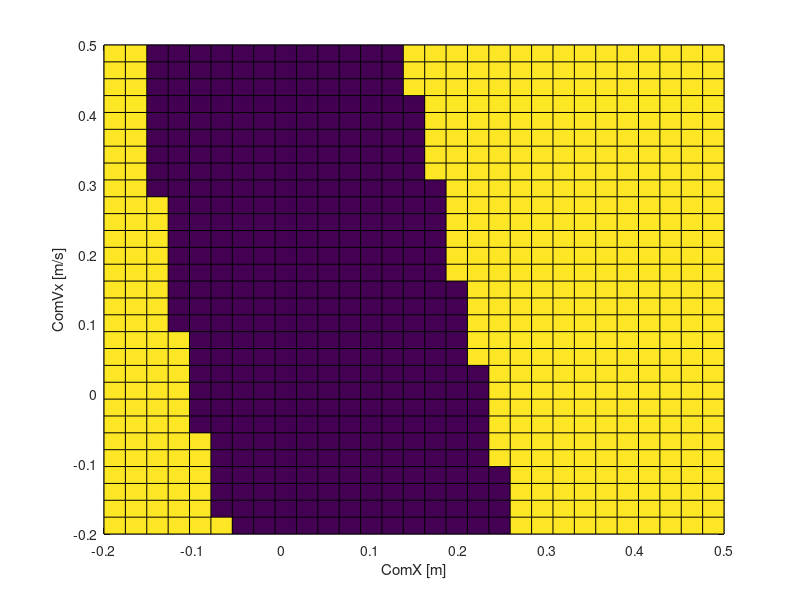
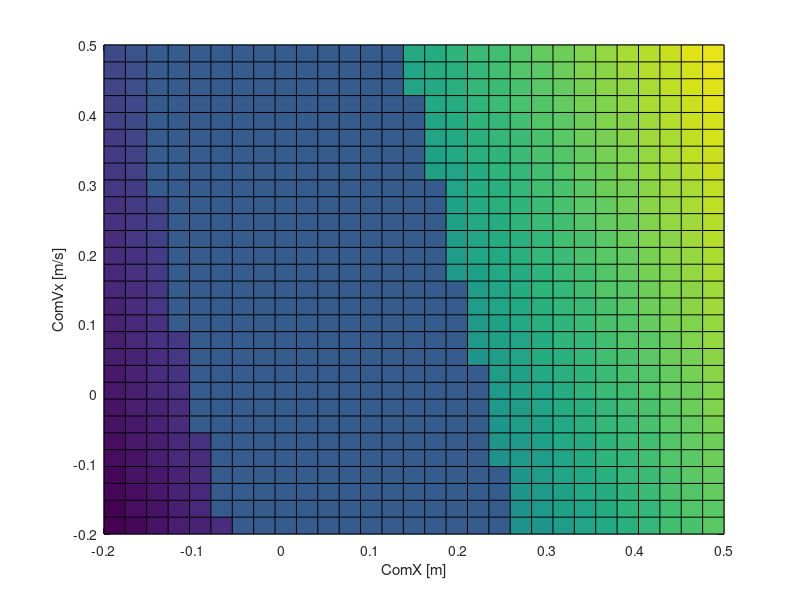
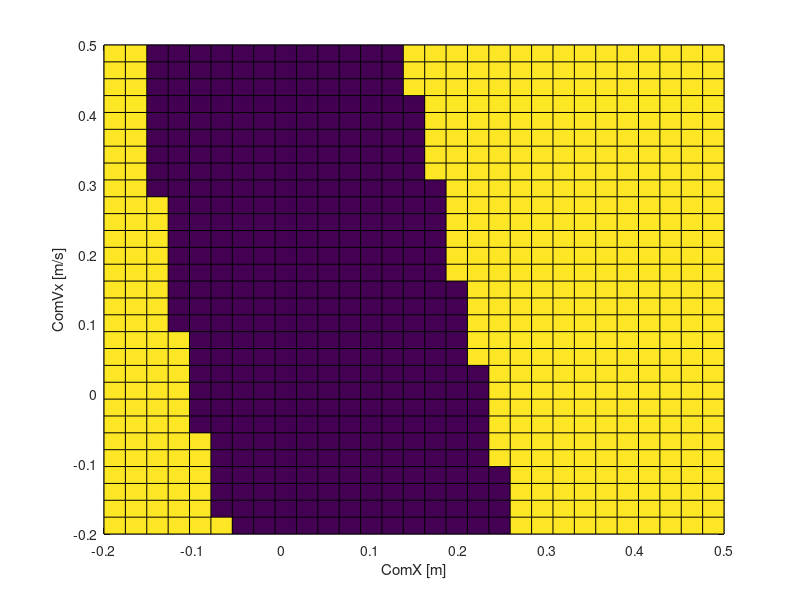

The MATLAB source for these figures, in order:
function [ output_args ] = COM_plan( cog_h, hstep_leng,x0,domain_type, domains,ndomains)
%UNTITLED Summary of this function goes here
%   Detailed explanation goes here
close all;
a=1;
b=1;
if (nargin<2)
  % Half step lenth 
  close all
  hstep_leng = 0.1;  
  cog_h = 0.9;
  %Inital condition: COM Position, Velocity and ZMP position/COM
  %acceleration
  x0=[-0.2;0;0];
  domain_type = 2;
  domain_time = 2.5;
  Sstime = 1.5;%domains{1,1}.time;
  Dstime = 1.0;%domains{2,1}.time;
  StepT = 2.5;
  domains{1,1}.time=1.5;
  domains{2,1}.time=1.0;
  ndomains=2;
end
numb =30;
CV_Hbound = 0.5,
CV_Lbound = -0.2,
CX_Hbound = 0.5,
CX_Lbound = -0.2,

for CxVI = linspace(CV_Lbound,CV_Hbound,numb)
    
    for CxI = linspace(CX_Lbound,CX_Hbound,numb)

x0=[CxI;CxVI;0];
% Time Specs
ST = 0.1; % sampling time / time step
StepT = 0;
for i = 1:ndomains
    StepT=StepT+domains{i,1}.time;
end
LfowardT = StepT; % look forward time
StepCount = StepT/ST;
desireV = hstep_leng/StepT/2;
Sstime = domains{1,1}.time;
Dstime = domains{2,1}.time;
N1 = floor(Sstime/StepT*StepCount);
N2 = floor(Dstime/StepT*StepCount);
StepSelection = blkdiag(ones(N1,1),ones(N2,1));
Step1 = StepSelection(:,1);
Step2 = StepSelection(:,2);
%%% LIPM
% Specs
T=ST;
N=LfowardT/ST;
g=9.8;
hcom=cog_h;
omega2= g/hcom;


% Discrete State Space
    % State Variable: COM COM_Vel, COM_Acel
    % A = [0 1 0 ;
    %      omega2 0 -omega2 ;
    %      0 0 0]
    % B = [0; 0; 1];
    % C = [1 0 -hcom/g];
    % sys = ss(A,B,C,[],T);

A = [1        T     0;
     omega2*T 1 -omega2*T;
     0        0     1;
     ];
B=[0;0;T];
C=[1 0 -hcom/g];

AB = [A,B,zeros(3,N-1)];
CC=C*AB;
for i = 1:N-1
    ABtemp = [A*AB(end-2:end,1:3+i),B,zeros(3,N-1-i)];
    AB=[AB;ABtemp];
    CC=[CC;C*ABtemp];
end

Acom = AB(1:3:end,1:3);
Bcom = AB(1:3:end,4:end);
AcomV = AB(2:3:end,1:3);
BcomV = AB(2:3:end,4:end);
Azmp = CC(:,1:3);
Bzmp = CC(:,4:end);
% Acom = AbarCom;
% Bcom = BbarCom
% AcomV = AbarComV;
% BcomV = BbarComV;
% Azmp = AbarZmp;
% Bzmp = BbarZmp;

%%% QP
w1=1; %c input
w2=0.1; % com 
w3=0.1; % comV

H =  w1*eye(N)+w2*Bcom'*Bcom+w3*BcomV'*BcomV ;
f = w2*Bcom'*(Acom*x0-hstep_leng)+w3*BcomV'*(AcomV*x0-desireV);

% ineqaulity constraint
Pzmp1 = 0.15;
Nzmp1 = 0.05;
Pzmp2 = 0.15;
Nzmp2 = 0.05;

Ax_ineq = [];
bx_ineq = [];

Azmp_Piq = Bzmp; bzmp_Piq = -Azmp*x0+Pzmp1*Step1+Pzmp2*Step2;
Azmp_Niq = -Bzmp; bzmp_Niq = Azmp*x0+Nzmp1*Step1+Nzmp2*Step2;

Ax_ineq = [Azmp_Piq;Azmp_Niq];
bx_ineq = [bzmp_Piq;bzmp_Niq];

Ax_eq = [];
bx_eq = [];

temp = Acom*x0;
Acom_eq = Bcom(end,:); bcom_eq = hstep_leng-temp(end);
temp = AcomV*x0;
AcomV_eq = BcomV(end,:); bcomV_eq = -temp(end);

Ax_eq = [Acom_eq;AcomV_eq];
bx_eq = [bcom_eq;bcomV_eq];

options = optimset('Algorithm','interior-point-convex','Display','final');

% u0 = -H\f;

save('test.mat','H','f')

[u1,fval,exitflag] = quadprog(H,f,Ax_ineq,bx_ineq,Ax_eq,bx_eq,[],[],[],options);
exitflag;
%  Ucalc = -H^-1*f;
Z = Azmp*x0+Bzmp*u1;
C = Acom*x0+Bcom*u1;
CV = AcomV*x0+BcomV*u1;

    if(abs(Z(end)-0.1)<0.1)
        RegMap(a,b)=0;
    elseif exitflag~=1
        RegMap(a,b)=1;
    else
        RegMap(a,b)=1;   
    end
        Cost=CV(end)/sqrt(omega2)+C(end);
        RegMap2(a,b)=Cost;   
        
        if(Cost>0.15)
            Cost = 0.15;
            RegMap3(a,b)=1; 
        elseif (Cost<-0.05)
            Cost =-0.05;
            RegMap3(a,b)=1;             
        else
        RegMap3(a,b)=0; 
        end
       
%     % %% Curve fitting
%     xdata = linspace(0,1,StepCount)';
%     ydata = C;
%     PolyOrder=7;
%     p = mmpolyfit(xdata,ydata,PolyOrder,'Point',[xdata(1) ydata(1);xdata(end) ydata(end)],'Slope',[xdata(1:2) zeros(2,1);xdata(end-1:end) zeros(2,1)]);
%     ydataLearned = polyval(p,xdata);
%     h=figure()
%     % set(h,'position',[100,100,1024*1.5,768*1.5]);
%     hold on
%     % plot(Zmprefx(1:N),'r','Linewidth',3,'LineStyle','-.')
%     plot(Z,'Linewidth',2)
%     plot(C,'g','Linewidth',2)
%     plot(ydataLearned,'m','Linewidth',2)
%     plot(CV,'kx','Markersize',3)
%     hold off
%     legend('ZMP from QP','COG from QP', 'Polyfit-7 order','COG Velocity')   ; 
    b=b+1;
    end
   b=1;
   a=a+1; 

% %% Save as a function
% 
% syms x t real
% 
% for i=1:PolyOrder+1
%     if i==1
%     x = p(PolyOrder+2-i);
%     tPoly = t/StepT;
%     else
%     x = x+p(PolyOrder+2-i)*tPoly;
%     tPoly = tPoly*t/StepT;
%     end
%     
% end
% 
% x = simplify(x);
% dxdt = simplify(diff(x,t));
% ddxdt = simplify(diff(dxdt,t));
% 
% matlabFunction(x, 'file', 'ZMPTrajGenX_v2');
% matlabFunction(dxdt, 'file', 'ZMPTrajGenXder_v2');
% matlabFunction(ddxdt, 'file', 'ZMPTrajGenXder2_v2');

end
figure()
colorbar
CxVI = linspace(CV_Lbound,CX_Hbound,numb);
CxI = linspace(CX_Lbound,CX_Hbound,numb);
pcolor(CxI,CxVI,RegMap)
xlabel('ComX [m]');
ylabel('ComVx [m/s]');
zlabel('Stable(blue)/Unstabke(red)');
figure()
colorbar
title('Initial Conditions vs. Delta');
CxVI = linspace(CV_Lbound,CX_Hbound,numb);
CxI = linspace(CX_Lbound,CX_Hbound,numb);
pcolor(CxI,CxVI,RegMap2)
xlabel('ComX [m]');
ylabel('ComVx [m/s]');
zlabel('Cost');
% zlabel('Stable(blue)/Unstabke(red)');
figure()
colorbar
title('Initial Conditions vs. Stability');
CxVI = linspace(CV_Lbound,CX_Hbound,numb);
CxI = linspace(CX_Lbound,CX_Hbound,numb);
pcolor(CxI,CxVI,RegMap3)
xlabel('ComX [m]');
ylabel('ComVx [m/s]');
zlabel('Blue:Stable/Red:Unstable');
end
